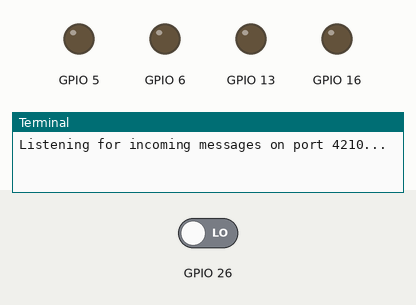
The program below on a simulated Raspberry Pi (BCM pin numbers). Parts: output pins drawn as LEDs (lit = HIGH), the last lines printed to the terminal. The inputs (shaded band) are chosen by the test bench; at power-on: GPIO 26 LOW. Files the program writes start out absent; threads take turns every 2 ms.

Above: at 1.2 s.
1.3 s: GPIO 26 driven HIGH
At 2.3 s:
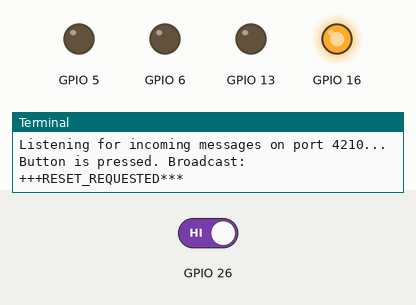
Timing chart, 0 to 5.8 s (numbered marks = the images above; inputs shaded):
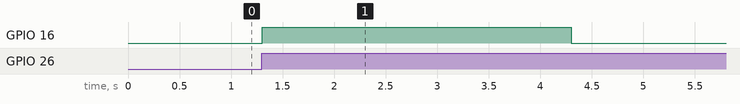

Measured:
- after the input at 1.3 s, GPIO 16: LOW → HIGH at once, → LOW 3.0 s later

The program:

RPi_pycode.py
```python
import gpiod  # Library for GPIO control
import time
import socket
import threading

# Constants for GPIO pins and communication protocol
BUTTON_PIN = 26  # GPIO pin for the button
WHITE_LED_PIN = 16  # GPIO pin for white LED
RGB_LED_PINS = [5, 6, 13]  # GPIO pins for RGB LEDs
RPi_startBit = "+++"  # Start delimiter for messages
RPi_endBit = "***"  # End delimiter for messages
localPort = 4210  # Port to listen for incoming UDP messages

# LED flashing parameters and formula setup
led_state = 0  # Initial LED state
previous_time = 0  # Time of the last LED flash
x1, y1 = 24, 2010 / 1000  # Starting point for linear mapping
x2, y2 = 1024, 10 / 1000  # End point for linear mapping
slope = (y2 - y1) / (x2 - x1)  # Calculate slope for linear interpolation
intercept = y1 - slope * x1  # Calculate intercept for linear interpolation

# Initialize GPIO chip and request lines for button and LEDs
chip = gpiod.Chip('gpiochip4')
button_line = chip.get_line(BUTTON_PIN)
button_line.request(consumer="Button", type=gpiod.LINE_REQ_DIR_IN)
white_led_line = chip.get_line(WHITE_LED_PIN)
white_led_line.request(consumer="White_LED", type=gpiod.LINE_REQ_DIR_OUT, default_vals=[0])
rgb_led_lines = [chip.get_line(pin) for pin in RGB_LED_PINS]

# Request each RGB LED line and set initial state to off
for line in rgb_led_lines:
    line.request(consumer="RGB_LED", type=gpiod.LINE_REQ_DIR_OUT, default_vals=[0])

# Dictionary to track each Swarm ID's assigned LED index
swarm_id_to_led_index = {}
next_available_led_index = 0  # Tracks the next available LED to assign

# Set up UDP socket for communication and enable broadcast mode
sock = socket.socket(socket.AF_INET, socket.SOCK_DGRAM)
sock.bind(('', localPort))
sock.setsockopt(socket.SOL_SOCKET, socket.SO_BROADCAST, 1)

print(f"Listening for incoming messages on port {localPort}...")

# Global variable to track button state to detect changes
PREV_BUTTON_STATE = 0
RESET_REQUEST = False  # Tracks if a reset request is active

def reset_system():
    """Function to handle system reset, clear logs, reset LEDs, and broadcast reset message."""
    global next_available_led_index, RESET_REQUEST
    RESET_REQUEST = True  # Prevents other actions during reset

    # Broadcast reset request message to all devices
    reset_message = f"{RPi_startBit}RESET_REQUESTED{RPi_endBit}"
    print(f"Button is pressed. Broadcast: {reset_message}")
    sock.sendto(reset_message.encode('utf-8'), ('<broadcast>', localPort))

    # Clear sensor readings log file
    open("sensor_readings.txt", "w").close()

    # Reset Swarm ID to LED index mapping and LED control
    global swarm_id_to_led_index, next_available_led_index
    swarm_id_to_led_index = {}
    next_available_led_index = 0

    # Turn off all RGB LEDs
    for line in rgb_led_lines:
        line.set_value(0)

    # Flash white LED for 3 seconds to indicate reset
    white_led_line.set_value(1)
    time.sleep(3)
    white_led_line.set_value(0)
    RESET_REQUEST = False

def listen_for_messages():
    """Function to listen for UDP messages, process sensor data, and control RGB LEDs."""
    global previous_time, led_state, next_available_led_index, RESET_REQUEST
    while True:
        if not RESET_REQUEST:  # Skip listening if reset is active
            message, address = sock.recvfrom(1024)
            message = message.decode('utf-8')

            # Check for message start and end delimiters
            if message.startswith(RPi_startBit) and message.endswith(RPi_endBit):
                data = message[len(RPi_startBit):-len(RPi_endBit)]

                # Skip processing if message is reset request confirmation
                if data == "RESET_REQUESTED":
                    continue

                # Extract Swarm ID and analog reading from message
                swarm_id, analog_reading = data.split(',')

                print(f"Received from Swarm ID {swarm_id}: Analog Reading = {analog_reading}")

                # Log the sensor data to a text file
                with open("sensor_readings.txt", "a") as file:
                    file.write(f"Swarm ID {swarm_id}: {analog_reading}\n")

                # Assign an LED to new Swarm ID
                if swarm_id not in swarm_id_to_led_index:
                    swarm_id_to_led_index[swarm_id] = next_available_led_index
                    next_available_led_index = (next_available_led_index + 1) % len(RGB_LED_PINS)

                # Flash assigned LED based on analog reading interval
                led_index = swarm_id_to_led_index[swarm_id]
                for i in range(len(swarm_id_to_led_index)):
                    if i != led_index:
                        rgb_led_lines[i].set_value(0)  # Turn off other LEDs

                # Calculate flash interval using linear interpolation
                led_interval = slope * int(analog_reading) + intercept
                current_time = time.time()
                if current_time - previous_time >= led_interval:
                    previous_time = current_time
                    led_state = 1 - led_state  # Toggle LED state
                    rgb_led_lines[led_index].set_value(led_state)

def monitor_button():
    """Function to monitor button state and trigger system reset on button press."""
    global PREV_BUTTON_STATE
    while True:
        button_state = button_line.get_value()
        if button_state == 1 and PREV_BUTTON_STATE == 0:  # Detect button press
            reset_system()  # Call reset if button is pressed
        PREV_BUTTON_STATE = button_state
        time.sleep(0.1)  # Small delay to prevent button bounce issues

# Main entry point to start button monitoring and message listening threads
if __name__ == "__main__":
    # Create separate threads for button monitoring and message reception
    button_thread = threading.Thread(target=monitor_button)
    receive_thread = threading.Thread(target=listen_for_messages)

    # Start the threads
    button_thread.start()
    receive_thread.start()

    # Keep the program running by joining the threads
    button_thread.join()
    receive_thread.join()

    # Close the socket when finished (unreachable due to infinite loops)
    sock.close()
```
